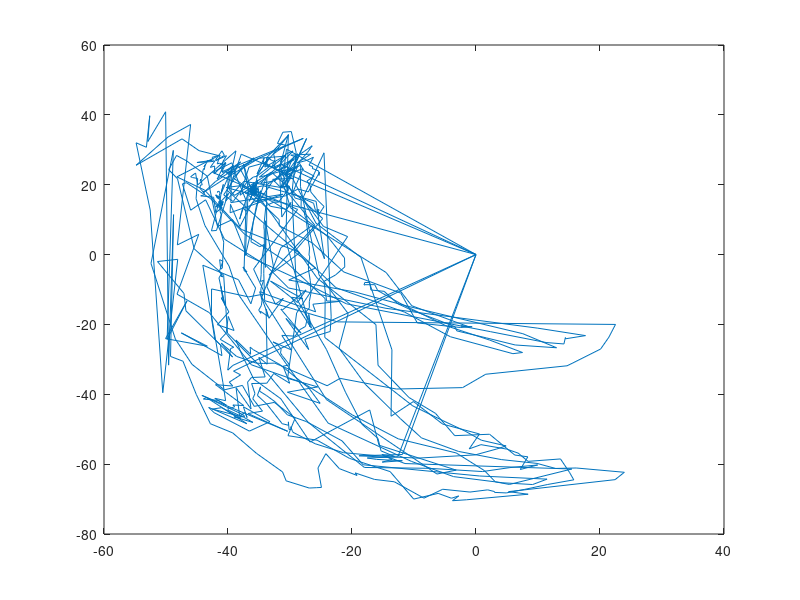

The MATLAB script that drew this image:
clear all
clc

fID = fopen('comp_data.txt','r');
data = fscanf(fID,'%f %f',[2,inf]);
fclose(fID);
x=data(1,:);
y=data(2,:);
plot(x,y)